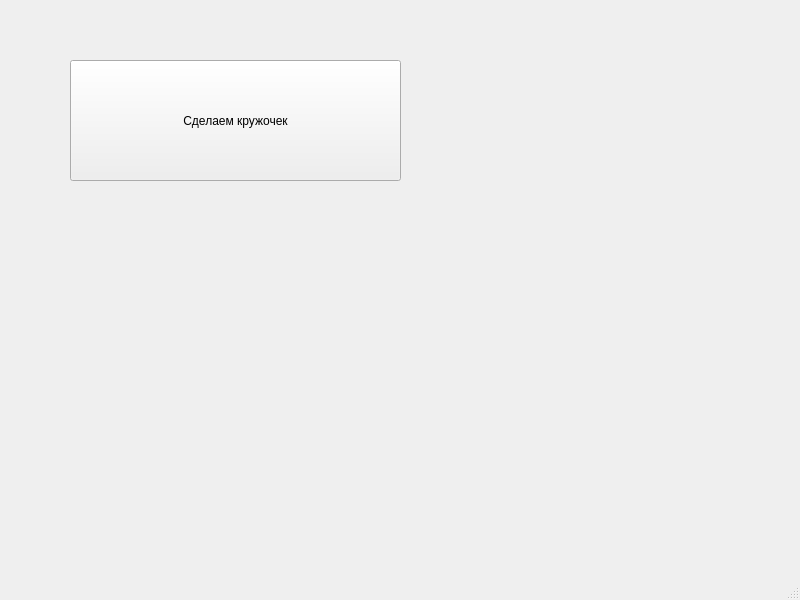
<?xml version="1.0" encoding="UTF-8"?>
<ui version="4.0">
 <class>MainWindow</class>
 <widget class="QMainWindow" name="MainWindow">
  <property name="geometry">
   <rect>
    <x>0</x>
    <y>0</y>
    <width>800</width>
    <height>600</height>
   </rect>
  </property>
  <property name="windowTitle">
   <string>MainWindow</string>
  </property>
  <widget class="QWidget" name="centralwidget">
   <widget class="QPushButton" name="pushButton">
    <property name="geometry">
     <rect>
      <x>70</x>
      <y>60</y>
      <width>331</width>
      <height>121</height>
     </rect>
    </property>
    <property name="text">
     <string>Сделаем кружочек</string>
    </property>
   </widget>
  </widget>
  <widget class="QMenuBar" name="menubar">
   <property name="geometry">
    <rect>
     <x>0</x>
     <y>0</y>
     <width>800</width>
     <height>26</height>
    </rect>
   </property>
  </widget>
  <widget class="QStatusBar" name="statusbar"/>
 </widget>
 <resources/>
 <connections/>
</ui>
